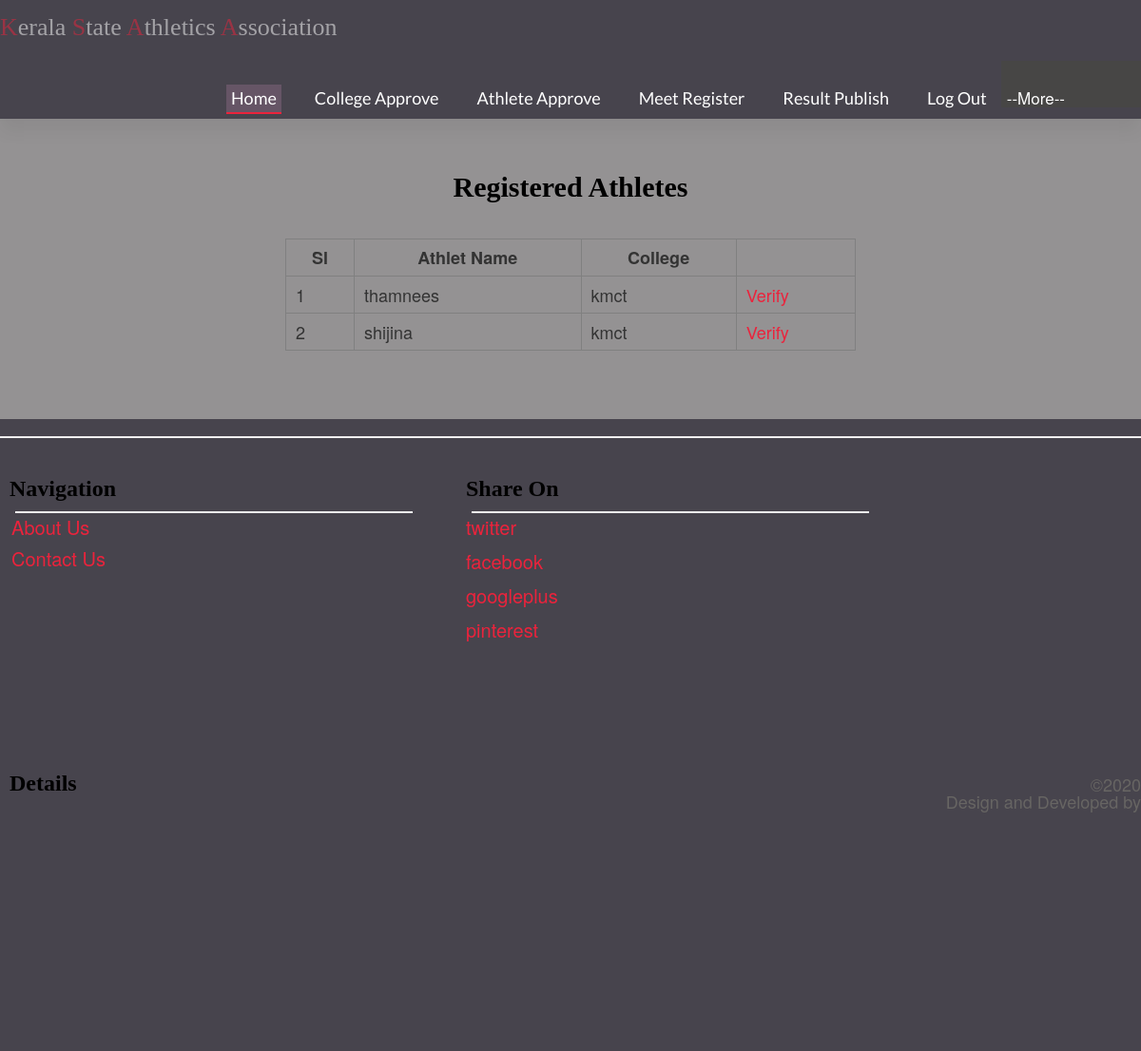
The page /athleteView.php (signed in) on the database as committed earlier.
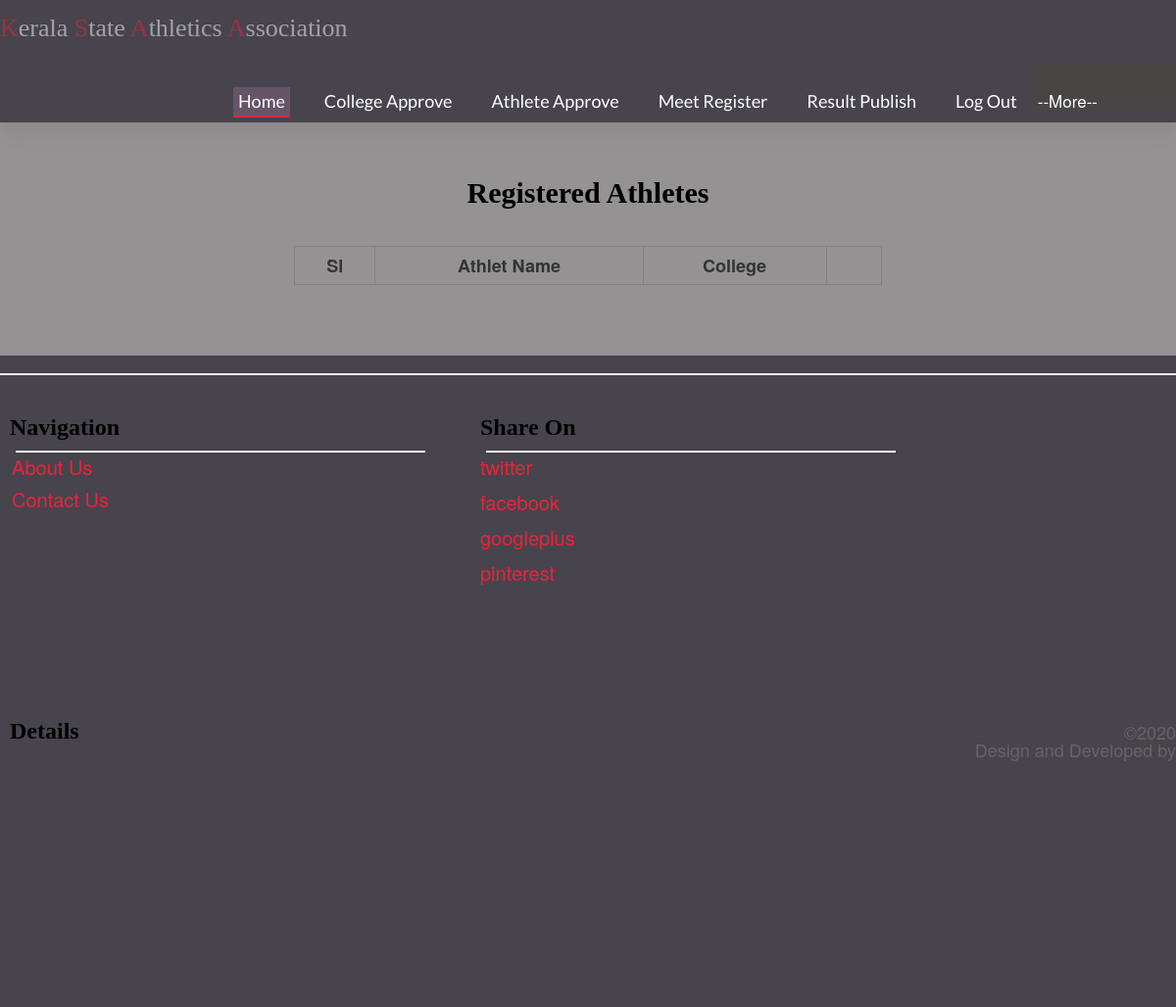
The same page on the database as committed later.
### tables this page shows
CREATE TABLE `athlete_registration` (
  `ath_id` int(11) NOT NULL COMMENT 'athlete id',
  `name` varchar(25) DEFAULT NULL COMMENT 'name of athlete',
  `dob` date DEFAULT NULL COMMENT 'date of birth',
  `gender` varchar(7) DEFAULT NULL COMMENT 'gender of athlete',
  `email` varchar(30) DEFAULT NULL COMMENT 'email of athlete',
  `phone` int(11) DEFAULT NULL COMMENT 'athlete phone number',
  `father_name` varchar(30) DEFAULT NULL COMMENT 'name of father',
  `mother_name` varchar(30) DEFAULT NULL COMMENT 'name of mother',
  `dist` varchar(15) DEFAULT NULL COMMENT 'district',
  `address` varchar(50) DEFAULT NULL COMMENT 'address',
  `pin` int(11) DEFAULT NULL COMMENT 'pin number',
  `coach` varchar(30) DEFAULT NULL COMMENT 'name of coach',
  `blood` varchar(5) DEFAULT NULL COMMENT 'blood group',
  `aadhar` varbinary(30) DEFAULT NULL COMMENT 'aadhar number',
  `photo` varbinary(30) DEFAULT NULL COMMENT 'athlete photo',
  `regno` varchar(15) DEFAULT NULL COMMENT 'register number',
  `clgid` int(11) DEFAULT NULL COMMENT 'registered college id',
  `approve` varchar(10) DEFAULT NULL COMMENT 'spprove or not'
);

CREATE TABLE `college_registration` (
  `clg_id` int(11) NOT NULL COMMENT 'college id',
  `clg_name` varchar(30) DEFAULT NULL COMMENT 'college name',
  `affliation` int(11) DEFAULT NULL COMMENT 'affliation number',
  `address` varchar(50) DEFAULT NULL COMMENT 'college address',
  `district` varchar(15) DEFAULT NULL COMMENT 'college district',
  `pin` int(11) DEFAULT NULL COMMENT 'pin number',
  `email` varchar(30) DEFAULT NULL COMMENT 'email id of college',
  `phone` int(11) DEFAULT NULL COMMENT 'pnone number',
  `password` varchar(20) DEFAULT NULL COMMENT 'college password',
  `lid` int(11) DEFAULT NULL COMMENT 'login id'
);

### athleteView.php (the view, shortened to what this page needs)
<!DOCTYPE html PUBLIC "-//W3C//DTD XHTML 1.0 Transitional//EN" "http://www.w3.org/TR/xhtml1/DTD/xhtml1-transitional.dtd">
<html xmlns="http://www.w3.org/1999/xhtml">
<head>
</head>
<?php include("admin_header.php")?>
<body style="font-size: 18px;">
  <center>
    <h1>Registered Athletes</h1>
    <br><br>
<form action="" method="POST">
<table width="600" border="1" cellspacing="0" cellpadding="10">
  <tr>
    <th>Sl</th>
    <th>Athlet Name</th>
    <th>College</th>
    <th>&nbsp;</th>
  </tr>
<?php
include("connection.php");
$rs=mysqli_query($con,"select athlete_registration.*,college_registration.clg_name from athlete_registration,college_registration where athlete_registration.clgid=college_registration.lid and athlete_registration.approve='pending'");
$i=1;
while($row=mysqli_fetch_array($rs))
{
?>
  <tr>
    <td><?php echo $i?></td>
     <td><?php echo $row['name']?></td>
    <td><?php echo $row['clg_name']?></td>
    <td><a href="athleteApprove.php?id=<?php echo $row['ath_id']?>">Verify</a></td>
  </tr>
  <?php $i++; }?>
</table>
</form>
</center>
</body>
<?php include("admin_footer.php")?>
</html>

Rows that differ between the two databases and show on the page:
no longer on this page (row edited): athlete_registration: name "thamnees", college_registration.clg_name "kmct"
no longer on this page (row edited): athlete_registration: name "shijina", college_registration.clg_name "kmct"
